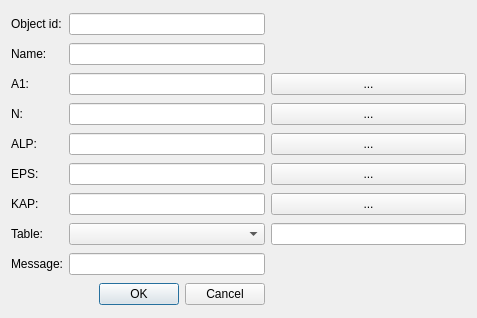
<?xml version="1.0" encoding="UTF-8"?>
<ui version="4.0">
 <class>Dialog</class>
 <widget class="QDialog" name="Dialog">
  <property name="geometry">
   <rect>
    <x>0</x>
    <y>0</y>
    <width>477</width>
    <height>318</height>
   </rect>
  </property>
  <property name="maximumSize">
   <size>
    <width>1000</width>
    <height>1000</height>
   </size>
  </property>
  <property name="windowTitle">
   <string>Dialog</string>
  </property>
  <property name="locale">
   <locale language="English" country="UnitedKingdom"/>
  </property>
  <layout class="QGridLayout" name="gridLayout">
   <item row="0" column="0">
    <widget class="QLabel" name="OBJ_ID_LBL">
     <property name="locale">
      <locale language="English" country="UnitedStates"/>
     </property>
     <property name="text">
      <string>Object id:</string>
     </property>
    </widget>
   </item>
   <item row="0" column="1">
    <widget class="QLineEdit" name="OBJ_ID">
     <property name="enabled">
      <bool>true</bool>
     </property>
    </widget>
   </item>
   <item row="1" column="0">
    <widget class="QLabel" name="NAME_LBL">
     <property name="text">
      <string>Name:</string>
     </property>
    </widget>
   </item>
   <item row="1" column="1">
    <widget class="QLineEdit" name="NAME"/>
   </item>
   <item row="2" column="0">
    <widget class="QLabel" name="A1_LBL">
     <property name="text">
      <string>A1:</string>
     </property>
    </widget>
   </item>
   <item row="2" column="1">
    <widget class="QLineEdit" name="A1"/>
   </item>
   <item row="2" column="2">
    <widget class="QPushButton" name="A1_BTN">
     <property name="text">
      <string>...</string>
     </property>
    </widget>
   </item>
   <item row="3" column="0">
    <widget class="QLabel" name="N_LBL">
     <property name="text">
      <string>N:</string>
     </property>
    </widget>
   </item>
   <item row="3" column="1">
    <widget class="QLineEdit" name="N"/>
   </item>
   <item row="3" column="2">
    <widget class="QPushButton" name="N_BTN">
     <property name="text">
      <string>...</string>
     </property>
    </widget>
   </item>
   <item row="4" column="0">
    <widget class="QLabel" name="ALP_LBL">
     <property name="text">
      <string>ALP:</string>
     </property>
    </widget>
   </item>
   <item row="4" column="1">
    <widget class="QLineEdit" name="ALP"/>
   </item>
   <item row="4" column="2">
    <widget class="QPushButton" name="ALP_BTN">
     <property name="text">
      <string>...</string>
     </property>
    </widget>
   </item>
   <item row="5" column="0">
    <widget class="QLabel" name="EPS_LBL">
     <property name="text">
      <string>EPS:</string>
     </property>
    </widget>
   </item>
   <item row="5" column="1">
    <widget class="QLineEdit" name="EPS"/>
   </item>
   <item row="5" column="2">
    <widget class="QPushButton" name="EPS_BTN">
     <property name="text">
      <string>...</string>
     </property>
    </widget>
   </item>
   <item row="6" column="0">
    <widget class="QLabel" name="KAP_LBL">
     <property name="text">
      <string>KAP:</string>
     </property>
    </widget>
   </item>
   <item row="6" column="1">
    <widget class="QLineEdit" name="KAP"/>
   </item>
   <item row="6" column="2">
    <widget class="QPushButton" name="KAP_BTN">
     <property name="text">
      <string>...</string>
     </property>
    </widget>
   </item>
   <item row="7" column="0">
    <widget class="QLabel" name="TABLE_LBL">
     <property name="text">
      <string>Table:</string>
     </property>
    </widget>
   </item>
   <item row="7" column="1">
    <widget class="QComboBox" name="TABLE_CB"/>
   </item>
   <item row="7" column="2">
    <widget class="QLineEdit" name="TABLE"/>
   </item>
   <item row="8" column="0">
    <widget class="QLabel" name="MSG_LBL">
     <property name="text">
      <string>Message:</string>
     </property>
    </widget>
   </item>
   <item row="8" column="1">
    <widget class="QLineEdit" name="MSG"/>
   </item>
   <item row="9" column="1">
    <widget class="QDialogButtonBox" name="buttonBox">
     <property name="orientation">
      <enum>Qt::Horizontal</enum>
     </property>
     <property name="standardButtons">
      <set>QDialogButtonBox::Cancel|QDialogButtonBox::Ok</set>
     </property>
    </widget>
   </item>
  </layout>
 </widget>
 <resources/>
 <connections/>
</ui>
